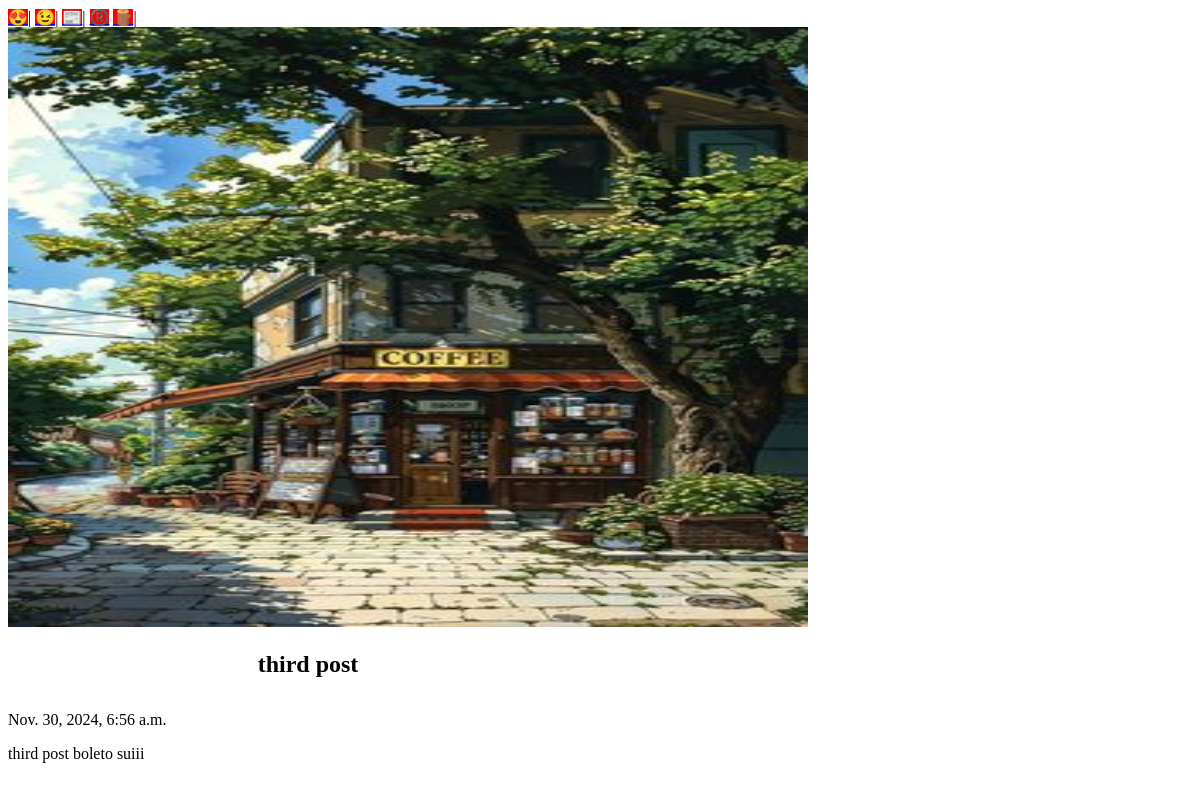
Page /posts/third_post on the earlier database version.
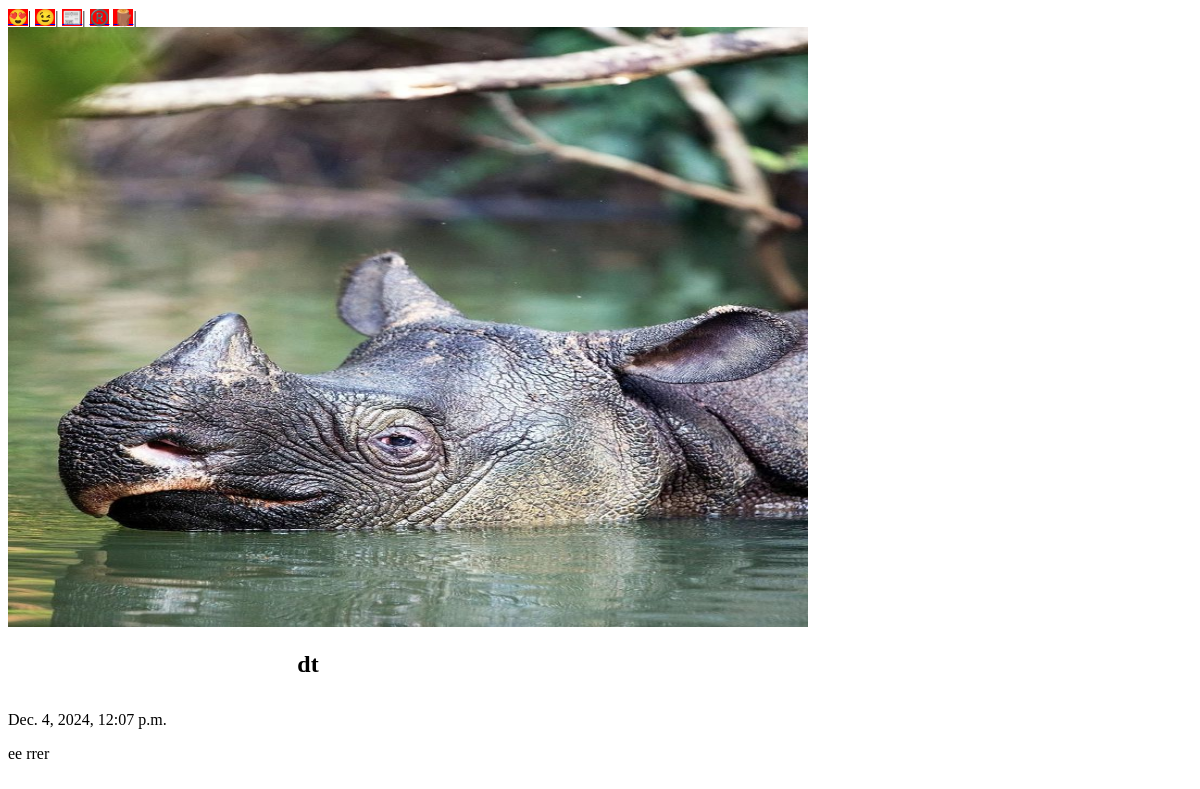
Same page on the later database version.
### posts/models.py (models this page shows, shortened)
class Post(models.Model):
    title = models.CharField(max_length=75)
    body = models.TextField()
    slug = models.SlugField()
    date = models.DateTimeField(auto_now_add=True)
    banner = models.ImageField(default = 'fullback.png' ,blank=True)
    author = models.ForeignKey(User , on_delete=models.CASCADE , default=None)

### posts/views.py (the view)
# urls.py: path('<slug:slug>',views.post_page, name='page'),
def post_page(request,slug):
    post = Post.objects.get(slug = slug)
    return render(request , 'posts/post_page.html',{'post' : post})

### posts/templates/posts/post_page.html (shortened to what this page needs)
{%extends 'layout.html'%}
{%block content%}
    <section>
      <img class= "banner" src="{{ post.banner.url }}" alt="{{ post.title}}">
    <h1>{{ post.title }}</h1>
    <p>{{ post.date }}</p>
    <p>{{ post.body }}</p>
    </section>
{%endblock%}

### templates/layout.html (shortened to what this page needs)
<!DOCTYPE html>
{% load static%}
<html lang="en">
<head>
    <link rel="stylesheet" href="{% static 'css/style.css' %}">
</head>
<body>
    <nav class = "navigation">
        <a href="/">😍</a>|
        <a href="/about">😉</a>|
        <a href="{% url 'posts:list'%}">📰</a>|
        {% if user.is_authenticated %}
            <a href="{%url 'posts:new-post'%}">🆕</a>|
            <form action="{% url 'user:logout'%}" method = 'post'>
                {% csrf_token %}
                <button>👋</button>
            </form>
        {% else %}
            <a href="{%url 'user:register'%}">®️</a>
            <a href="{%url 'user:login'%}">🪵</a>|
        {% endif %}
    </nav>
    <main class="contento">
        {%block content%}
        {%endblock%}
    </main>
</body>
</html>

### static/css/style.css (style rules this page uses)
main h1 { text-align: center; height: 40px; width: 600px; color: rgb(0, 0, 0); }
.banner { width: 100%; height: 600px; }
.contento { width: 800px; }
a { background-color: red; }

Differences in the rows shown:
removed Post: banner (picture), title "third post", date "Nov. 30, 2024, 6:56 a.m.", body "third post boleto suiii"
now on this page (row edited): Post: banner (picture), title "dt", date "Dec. 4, 2024, 12:07 p.m.", body "ee rrer"
